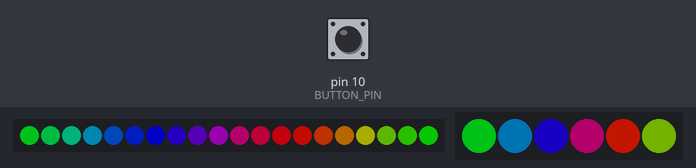
Simulated run of this sketch. Board: Arduino Uno, built with avr-gcc and run on an emulated ATmega328P. Parts: 20 RGB LEDs in strip order, left to right, 6 RGB LEDs in strip order, left to right. Inputs (shaded band) come from the test bench; at power-on: pin 10 (BUTTON_PIN) HIGH. Dim RGB values are drawn brighter than linear; EEPROM starts erased.

Above: at 5.4 s.
5.5 s: pin 10 (BUTTON_PIN) pulled LOW for 0.15 s
At 5.9 s:
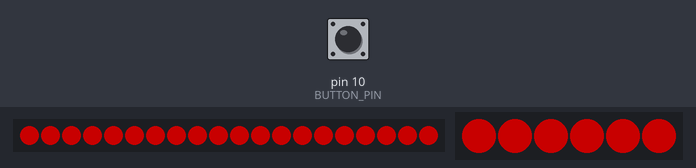
7.1 s: pin 10 (BUTTON_PIN) pulled LOW for 1 s
At 8.5 s:
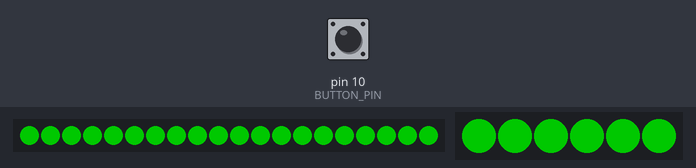
9.6 s: pin 10 (BUTTON_PIN) pulled LOW for 3.2 s
At 10.4 s:
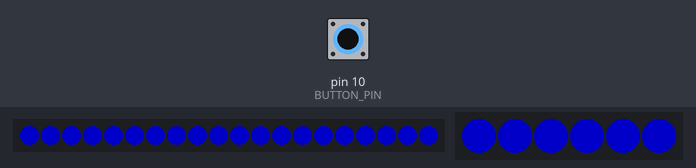
Timing chart, 0 to 12.6 s (numbered marks = the images above; inputs shaded):
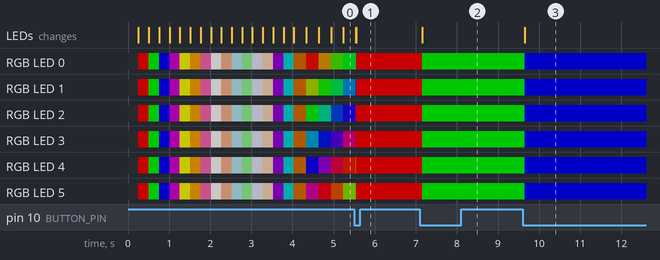

Measured:
- after the input at 5.5 s, the LEDs: first differ from a run without the input after 0.05 s (image 1)
- after the input at 7.1 s, RGB LED 0–5: RGB(100, 0, 0) → RGB(0, 100, 0) after 0.06 s; the LEDs: change after 0.06 s (image 2)
- after the input at 9.6 s, RGB LED 0–5: RGB(0, 100, 0) → RGB(0, 0, 100) after 0.06 s; the LEDs: change after 0.06 s (image 3)

The sketch:

NiceRGBLight.ino
```cpp
#include <Adafruit_NeoPixel.h>
#include <EEPROM.h>

// =================== Settings ===================
const uint8_t DATA_PIN_1   = 6;    // First Data pin (20 LEDs)
const uint8_t DATA_PIN_2   = 7;    // Second Data pin (6 LEDs)
const uint8_t BUTTON_PIN   = 10;   // Button pin

const uint8_t NUM_LEDS_1   = 20;   // Number of LEDs in first strip
const uint8_t NUM_LEDS_2   = 6;    // Number of LEDs in second strip
const uint8_t BRIGHTNESS   = 100;  // LED brightness

const uint16_t DEBOUNCE_MS   = 50;  // Button debounce time
const uint16_t RAINBOW_SPEED = 10;  // Rainbow speed (ms between steps)

// Static colors
const uint8_t COLOR_RED[3]        = {255, 0,   0};    // Bright red
const uint8_t COLOR_GREEN[3]      = {0,   255, 0};    // Bright green
const uint8_t COLOR_BLUE[3]       = {0,   0,   255};  // Bright blue
const uint8_t COLOR_CYAN[3]       = {0,   255, 255};  // Cyan, cool
const uint8_t COLOR_MAGENTA[3]    = {128, 0,   128};  // Magenta
const uint8_t COLOR_YELLOW[3]     = {255, 255, 0};    // Yellow
const uint8_t COLOR_ORANGE[3]     = {255, 165, 0};    // Warm orange
const uint8_t COLOR_PINK[3]       = {255, 105, 180};  // Bright pink
const uint8_t COLOR_COLD_WHITE[3] = {255, 255, 255};  // Cold white
const uint8_t COLOR_WARM_WHITE[3] = {255, 180, 140};  // Warm white
const uint8_t COLOR_LIGHT_BLUE[3] = {173, 216, 230};  // Soft light blue
const uint8_t COLOR_LIGHT_GREEN[3]= {144, 238, 144};  // Soft light green
const uint8_t COLOR_LAVENDER[3]   = {230, 230, 250};  // Lavender, light purple
const uint8_t COLOR_PEACH[3]      = {255, 218, 185};  // Light peach
const uint8_t COLOR_DEEP_PURPLE[3]= {102, 0,   153};  // Deep purple
const uint8_t COLOR_TEAL[3]       = {0,   128, 128};  // Dark cyan
const uint8_t CUSTOM_COLOR[3]     = {150, 75,  0};    // Brown
uint8_t clr_cnt = 17;
// =====================================================

// Create NeoPixel objects
Adafruit_NeoPixel fan1(NUM_LEDS_1, DATA_PIN_1, NEO_GRB + NEO_KHZ800);
Adafruit_NeoPixel fan2(NUM_LEDS_2, DATA_PIN_2, NEO_GRB + NEO_KHZ800);

// =================== Variables =====================
uint8_t mode = 0;                    // Color mode
int lastButtonState = HIGH;          // For debounce
int buttonStableState = HIGH;        // Stable state after debounce
unsigned long lastDebounceTime = 0;
unsigned long lastRainbowUpdate = 0;
uint16_t rainbowIndex = 0;           // Rainbow index
// =====================================================

void setup() {
  fan1.begin();
  fan1.setBrightness(BRIGHTNESS);
  fan1.show();

  fan2.begin();
  fan2.setBrightness(BRIGHTNESS);
  fan2.show();

  // Run color diagnostic on startup
  diagnosticColors();

  // Restore last saved color mode
  mode = EEPROM.read(0);
  if (mode > clr_cnt) mode = 0;

  pinMode(BUTTON_PIN, INPUT_PULLUP); // Button connected to GND
}

void loop() {
  handleButton();     // Handle button input
  updateColor(mode);  // Update color on both strips
}

// =================== Functions =====================
void handleButton() {
  int reading = digitalRead(BUTTON_PIN);

  // Debounce
  if (reading != lastButtonState) {
    lastDebounceTime = millis();
  }

  if ((millis() - lastDebounceTime) > DEBOUNCE_MS) {
    if (reading != buttonStableState) {
      buttonStableState = reading;

      // Falling edge HIGH → LOW
      if (buttonStableState == LOW) {
        mode++;
        if (mode >= clr_cnt) mode = 0;
        EEPROM.update(0, mode);
      }
    }
  }

  lastButtonState = reading;
}

// Update color on both strips based on mode
void updateColor(uint8_t _mode) {
  switch(_mode) {
    case 0:  rainbowCycleSmooth(); break; // Rainbow
    case 1:  setStaticColor(COLOR_RED[0],         COLOR_RED[1],         COLOR_RED[2]); break;
    case 2:  setStaticColor(COLOR_GREEN[0],       COLOR_GREEN[1],       COLOR_GREEN[2]); break;
    case 3:  setStaticColor(COLOR_BLUE[0],        COLOR_BLUE[1],        COLOR_BLUE[2]); break;
    case 4:  setStaticColor(COLOR_MAGENTA[0],     COLOR_MAGENTA[1],     COLOR_MAGENTA[2]); break;
    case 5:  setStaticColor(COLOR_YELLOW[0],      COLOR_YELLOW[1],      COLOR_YELLOW[2]); break;
    case 6:  setStaticColor(COLOR_ORANGE[0],      COLOR_ORANGE[1],      COLOR_ORANGE[2]); break;
    case 7:  setStaticColor(COLOR_PINK[0],        COLOR_PINK[1],        COLOR_PINK[2]); break;
    case 8:  setStaticColor(COLOR_COLD_WHITE[0],  COLOR_COLD_WHITE[1],  COLOR_COLD_WHITE[2]); break;
    case 9:  setStaticColor(COLOR_WARM_WHITE[0],  COLOR_WARM_WHITE[1],  COLOR_WARM_WHITE[2]); break;
    case 10: setStaticColor(COLOR_LIGHT_BLUE[0],  COLOR_LIGHT_BLUE[1],  COLOR_LIGHT_BLUE[2]); break;
    case 11: setStaticColor(COLOR_LIGHT_GREEN[0], COLOR_LIGHT_GREEN[1], COLOR_LIGHT_GREEN[2]); break;
    case 12: setStaticColor(COLOR_LAVENDER[0],    COLOR_LAVENDER[1],    COLOR_LAVENDER[2]); break;
    case 13: setStaticColor(COLOR_PEACH[0],       COLOR_PEACH[1],       COLOR_PEACH[2]); break;
    case 14: setStaticColor(COLOR_DEEP_PURPLE[0], COLOR_DEEP_PURPLE[1], COLOR_DEEP_PURPLE[2]); break;
    case 15: setStaticColor(COLOR_TEAL[0],        COLOR_TEAL[1],        COLOR_TEAL[2]); break;
    case 16: setStaticColor(CUSTOM_COLOR[0],      CUSTOM_COLOR[1],      CUSTOM_COLOR[2]); break;
  }
}

// Set static color on both strips
void setStaticColor(uint8_t r, uint8_t g, uint8_t b) {
  for(uint8_t i = 0; i < NUM_LEDS_1; i++) fan1.setPixelColor(i, fan1.Color(r,g,b));
  for(uint8_t i = 0; i < NUM_LEDS_2; i++) fan2.setPixelColor(i, fan2.Color(r,g,b));
  fan1.show();
  fan2.show();
}

// Smooth rainbow animation on both strips
void rainbowCycleSmooth() {
  if (millis() - lastRainbowUpdate < RAINBOW_SPEED) return;
  lastRainbowUpdate = millis();

  for(uint8_t i = 0; i < NUM_LEDS_1; i++)
    fan1.setPixelColor(i, Wheel(((i * 256 / NUM_LEDS_1) + rainbowIndex) & 255));

  for(uint8_t i = 0; i < NUM_LEDS_2; i++)
    fan2.setPixelColor(i, Wheel(((i * 256 / NUM_LEDS_2) + rainbowIndex) & 255));

  fan1.show();
  fan2.show();
  rainbowIndex++;
}

// Rainbow color generator
uint32_t Wheel(byte WheelPos) {
  WheelPos = 255 - WheelPos;
  if(WheelPos < 85) return fan1.Color(255 - WheelPos*3, 0, WheelPos*3);
  else if(WheelPos < 170) { WheelPos -= 85; return fan1.Color(0, WheelPos*3, 255 - WheelPos*3); }
  else { WheelPos -= 170; return fan1.Color(WheelPos*3, 255 - WheelPos*3, 0); }
}

// Color diagnostic: quickly run through all color maps
void diagnosticColors() {
  const uint16_t delay_ms = 250; // Delay between colors
  for (uint8_t i = 0; i < clr_cnt; i++) {
    updateColor(i);
    delay(delay_ms);
  }
}
```
